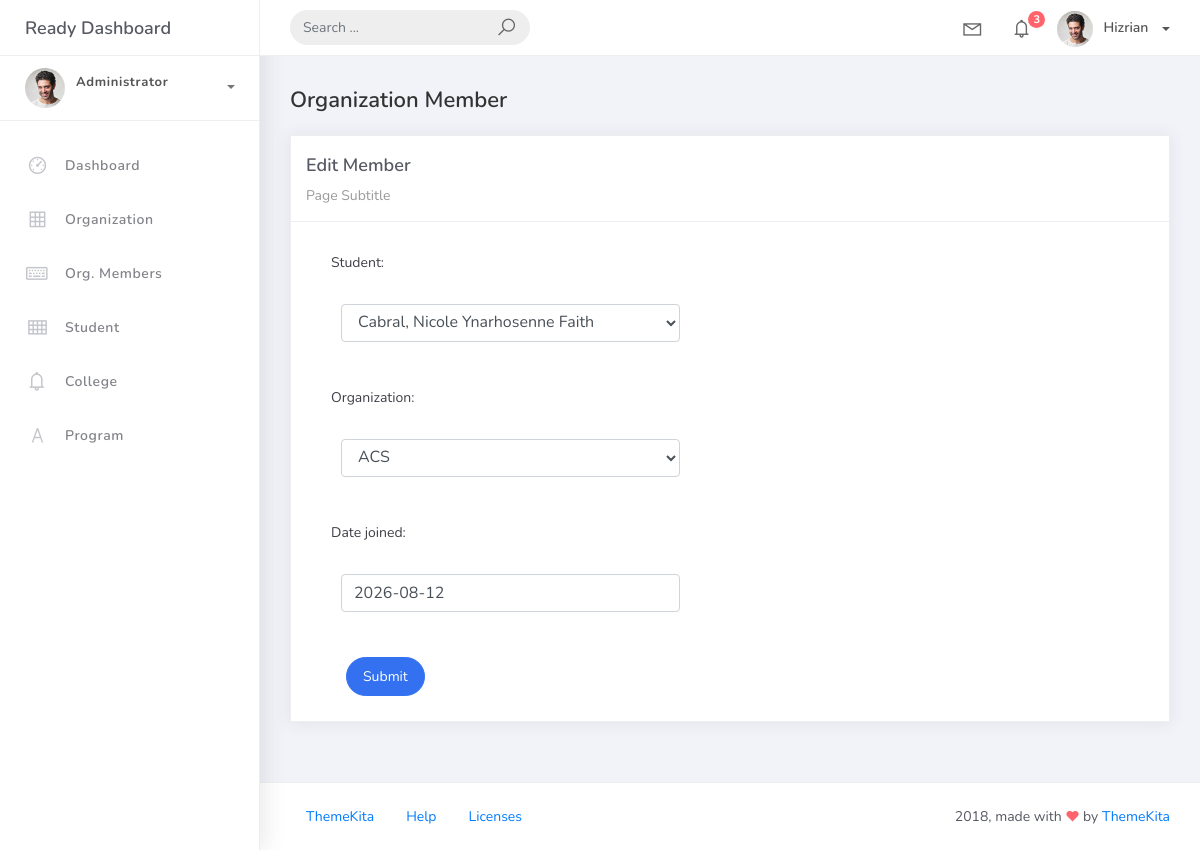
The app's page /orgmember_list/1/, older data.
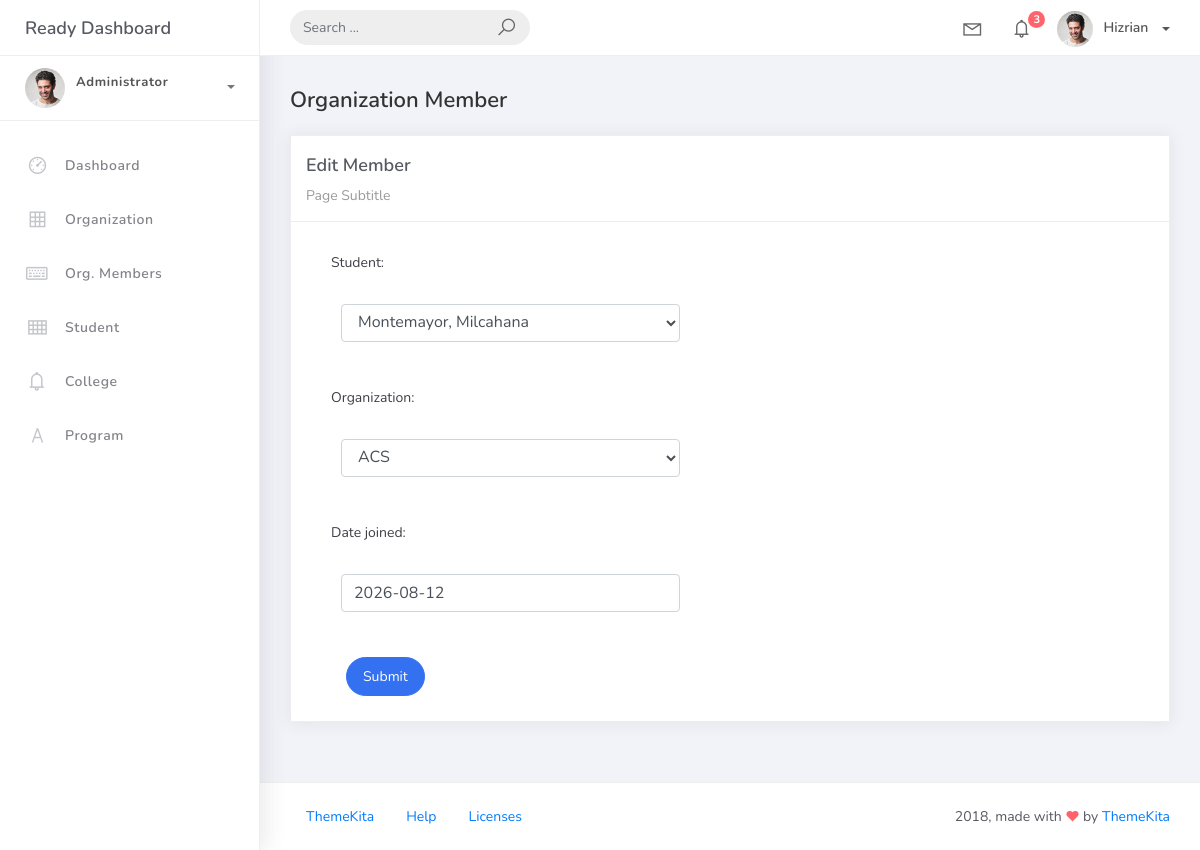
The same page, newer data.
### studentorg/models.py (models this page shows, shortened)
class BaseModel(models.Model):
    created_at = models.DateTimeField(auto_now_add=True, db_index=True)
    updated_at = models.DateTimeField(auto_now=True)
    class Meta:
        abstract = True

class OrgMember(BaseModel):
    student = models.ForeignKey(Student, on_delete=models.CASCADE)
    organization = models.ForeignKey(Organization, on_delete=models.CASCADE)
    date_joined = models.DateField()

### studentorg/views.py (the view)
# urls.py: path('orgmember_list/<int:pk>/', OrgMemberUpdateView.as_view(), name='orgmember-update'),
class OrgMemberUpdateView(UpdateView):
    model = OrgMember
    form_class = OrgMemberForm
    template_name = 'orgmember_form.html'
    success_url = reverse_lazy('orgmember-list')

### studentorg/forms.py
class OrgMemberForm(ModelForm):
    class Meta:
        model = OrgMember
        fields = "__all__"

### studentorg/models.py (called while the page is built)
    def __str__(self):
        return self.name

    def __str__(self):
        return f"{self.lastname}, {self.firstname}"

### templates/orgmember_form.html (shortened to what this page needs)
{% extends 'base.html' %}
{% load static %}
{% block content %}
<div class="content">
    <div class="container-fluid">
        <h4 class="page-title">Organization Member</h4>
        <div class="row">
            <div class="col-md-12">
                <div class="card">
                    <div class="card-header">
                        <div class="card-title">{% if object %}Edit Member{% else %}Add New Member{% endif %}</div>
                        <div class="card-category">Page Subtitle</div>
                    </div>
                    <div class="col-md-6">
                        <div class="card-body">
                            <form action="" method="post" novalidate>
                                {% include 'includes/form.html' %}
                                <div class="form-group">
                                    <div class="col-md-12">
                                        <button type="submit" class="btn btn-primary btn-rounded">Submit</button>
                                    </div>
                                </div>
                            </form>
                        </div>
                    </div>
                </div>
            </div>
        </div>
    </div>
</div>
{% endblock %}

### templates/includes/form.html (shortened to what this page needs)
{% load widget_tweaks %}
{% for field in form %}
<div class="field item form-group">
  <label>{{ field.label_tag }}</label>
  <div class="form-group">
    {% render_field field class="form-control" %}
  </div>
</div>
{% endfor %}

Row changes from the older to the newer data that the page shows:
changed OrgMember "ACS": student "Cabral, Nicole Ynarhosenne Faith" → "Montemayor, Milcahana"
